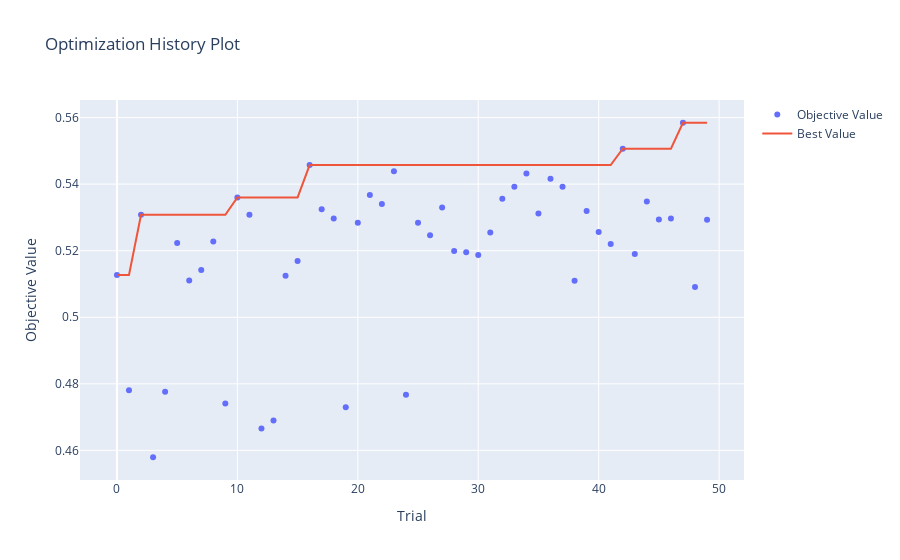
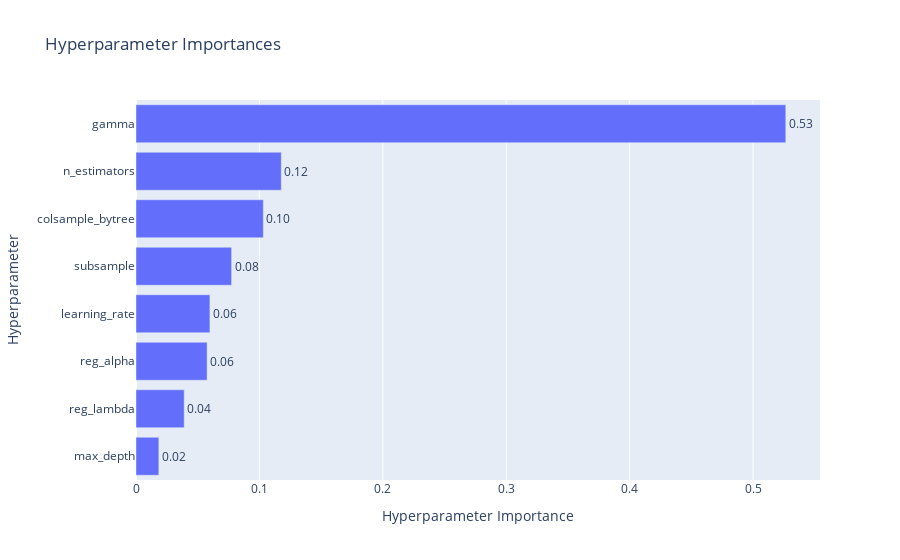

Notebook cell for these charts, in order:
### Code cell
ov.plot_optimization_history(study).show()
ov.plot_param_importances(study).show()

### Figure 1 — Plotly figure (JSON) as saved in the notebook; plotly's stock layout.template omitted (floating-point values rounded to 4 significant figures)
{"data": [{"mode": "markers", "name": "Objective Value", "type": "scatter", "x": [0, 1, 2, 3, 4, 5, 6, 7, 8, 9, 10, 11, 12, 13, 14, 15, 16, 17, 18, 19, 20, 21, 22, 23, 24, 25, 26, 27, 28, 29, 30, 31, 32, 33, 34, 35, 36, 37, 38, 39, 40, 41, 42, 43, 44, 45, 46, 47, 48, 49], "y": [0.5127, 0.478, 0.5308, 0.4579, 0.4776, 0.5223, 0.5111, 0.5142, 0.5227, 0.4741, 0.536, 0.5308, 0.4666, 0.469, 0.5125, 0.5169, 0.5457, 0.5325, 0.5297, 0.473, 0.5284, 0.5368, 0.534, 0.5439, 0.4767, 0.5284, 0.5247, 0.533, 0.5199, 0.5195, 0.5187, 0.5255, 0.5356, 0.5392, 0.5432, 0.5312, 0.5416, 0.5392, 0.511, 0.532, 0.5256, 0.522, 0.5507, 0.519, 0.5348, 0.5294, 0.5297, 0.5584, 0.5091, 0.5293]}, {"mode": "lines", "name": "Best Value", "type": "scatter", "x": [0, 1, 2, 3, 4, 5, 6, 7, 8, 9, 10, 11, 12, 13, 14, 15, 16, 17, 18, 19, 20, 21, 22, 23, 24, 25, 26, 27, 28, 29, 30, 31, 32, 33, 34, 35, 36, 37, 38, 39, 40, 41, 42, 43, 44, 45, 46, 47, 48, 49], "y": [0.5127, 0.5127, 0.5308, 0.5308, 0.5308, 0.5308, 0.5308, 0.5308, 0.5308, 0.5308, 0.536, 0.536, 0.536, 0.536, 0.536, 0.536, 0.5457, 0.5457, 0.5457, 0.5457, 0.5457, 0.5457, 0.5457, 0.5457, 0.5457, 0.5457, 0.5457, 0.5457, 0.5457, 0.5457, 0.5457, 0.5457, 0.5457, 0.5457, 0.5457, 0.5457, 0.5457, 0.5457, 0.5457, 0.5457, 0.5457, 0.5457, 0.5507, 0.5507, 0.5507, 0.5507, 0.5507, 0.5584, 0.5584, 0.5584]}, {"marker": {"color": "#cccccc"}, "mode": "markers", "name": "Infeasible Trial", "showlegend": false, "type": "scatter", "x": [], "y": []}], "layout": {"title": {"text": "Optimization History Plot"}, "xaxis": {"title": {"text": "Trial"}}, "yaxis": {"title": {"text": "Objective Value"}}}}

### Figure 2 — Plotly figure (JSON) as saved in the notebook; plotly's stock layout.template omitted (floating-point values rounded to 4 significant figures)
{"data": [{"cliponaxis": false, "hovertemplate": ["max_depth (IntDistribution): 0.018506746670468137<extra></extra>", "reg_lambda (FloatDistribution): 0.039067238655059025<extra></extra>", "reg_alpha (FloatDistribution): 0.0576190479454389<extra></extra>", "learning_rate (FloatDistribution): 0.059896278502428464<extra></extra>", "subsample (FloatDistribution): 0.07748290019614512<extra></extra>", "colsample_bytree (FloatDistribution): 0.10317610029320406<extra></extra>", "n_estimators (IntDistribution): 0.11771244911632871<extra></extra>", "gamma (FloatDistribution): 0.5265392386209274<extra></extra>"], "name": "Objective Value", "orientation": "h", "text": ["0.02", "0.04", "0.06", "0.06", "0.08", "0.10", "0.12", "0.53"], "textposition": "outside", "type": "bar", "x": [0.01851, 0.03907, 0.05762, 0.0599, 0.07748, 0.1032, 0.1177, 0.5265], "y": ["max_depth", "reg_lambda", "reg_alpha", "learning_rate", "subsample", "colsample_bytree", "n_estimators", "gamma"]}], "layout": {"title": {"text": "Hyperparameter Importances"}, "xaxis": {"title": {"text": "Hyperparameter Importance"}}, "yaxis": {"title": {"text": "Hyperparameter"}}}}
